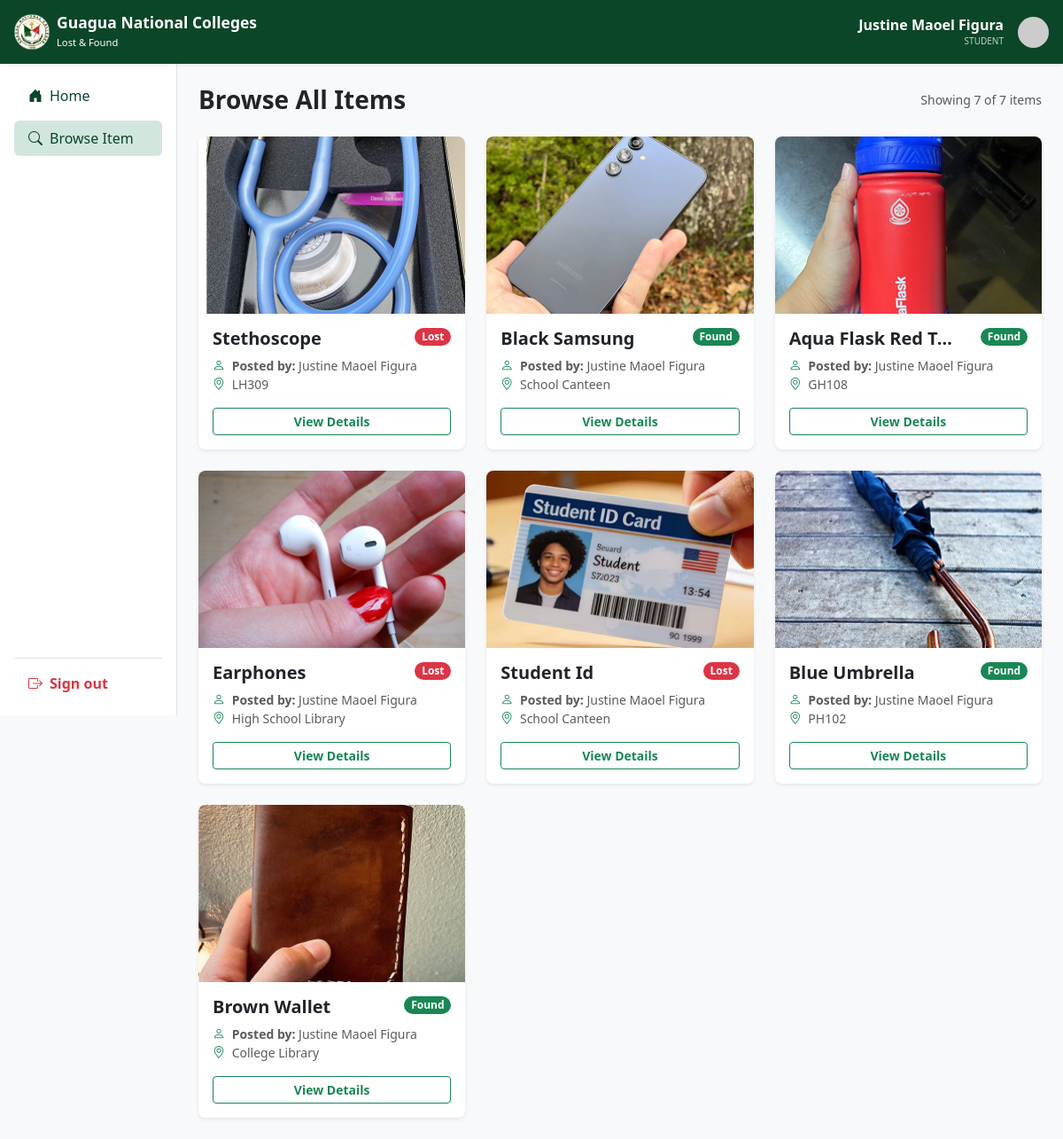
The page /browse-item.php (signed in) on the database its author committed.
### tables this page shows
CREATE TABLE `items` (
  `id` int(11) NOT NULL,
  `user_id` int(11) NOT NULL,
  `category_id` int(11) NOT NULL,
  `item_name` varchar(255) NOT NULL,
  `location_text` varchar(255) NOT NULL,
  `description` text NOT NULL,
  `notes` text DEFAULT NULL,
  `item_img` varchar(255) DEFAULT NULL,
  `time_last_seen` time DEFAULT NULL,
  `status` varchar(50) NOT NULL DEFAULT 'available',
  `post_type` enum('Lost','Found') NOT NULL,
  `upload_status` enum('approved','pending','rejected') DEFAULT 'pending',
  `item_resolved_status` enum('resolved','not resolved') DEFAULT 'not resolved',
  `contact_email` varchar(150) DEFAULT NULL,
  `contact_phone` varchar(50) NOT NULL,
  `contact_num` varchar(20) DEFAULT NULL,
  `date_reported` date NOT NULL,
  `created_at` timestamp NOT NULL DEFAULT current_timestamp(),
  `submitted_to_office` tinyint(1) DEFAULT 0
);

CREATE TABLE `users` (
  `id` int(11) NOT NULL,
  `first_name` varchar(100) NOT NULL,
  `last_name` varchar(100) NOT NULL,
  `email` varchar(150) NOT NULL,
  `password` varchar(255) DEFAULT NULL,
  `role` enum('student','faculty','staff','admin') NOT NULL
);

### browse-item.php (the view, shortened to what this page needs)
<?php
require_once __DIR__ . '/includes/db.php';
$fullName = trim(($_SESSION['first_name'] ?? 'User') . " " . ($_SESSION['last_name'] ?? ''));
$userRole = $_SESSION['role'] ?? 'student';
$isAdmin       = strtolower(trim($_SESSION['email'] ?? '')) === 'admin.lostandfound@gmail.com';
$dashboardLink = $isAdmin ? 'admin-dash.php' : 'user-dash.php';
$perPage     = 12;
$currentPage = max(1, (int)($_GET['page'] ?? 1));
$offset      = ($currentPage - 1) * $perPage;
$totalItems = (int)$pdo->query("SELECT COUNT(*) FROM items WHERE upload_status = 'approved'")->fetchColumn();
$stmt = $pdo->prepare("
    SELECT i.id, i.item_name, i.post_type, i.location_text, i.date_reported,
           i.description, i.item_img, i.submitted_to_office,
           i.contact_email, i.contact_num,
           c.category_name,
           u.first_name, u.last_name, u.role AS user_role, u.email AS user_email
    FROM items i
    LEFT JOIN categories c ON i.category_id = c.id
    LEFT JOIN users u      ON i.user_id = u.id
    WHERE i.upload_status = 'approved'
    ORDER BY i.created_at DESC
    LIMIT ? OFFSET ?
");
$stmt->execute([$perPage, $offset]);
$browse_items = $stmt->fetchAll(PDO::FETCH_ASSOC);
?>
<!DOCTYPE html>
<html lang="en">
<head>
    <link href="https://cdn.jsdelivr.net/npm/bootstrap@5.3.3/dist/css/bootstrap.min.css" rel="stylesheet">
    <link rel="stylesheet" href="https://cdn.jsdelivr.net/npm/bootstrap-icons@1.11.3/font/bootstrap-icons.min.css">
    <link rel="stylesheet" href="assets/css/browse-item.css">
</head>
<body class="bg-light">
<header class="navbar sticky-top flex-md-nowrap p-3 shadow-sm" style="background-color: #0b4628;">
    <div class="d-flex align-items-center">
        <a class="navbar-brand d-flex align-items-center text-white p-0" href="<?= $dashboardLink ?>">
            <img src="assets/images/GNC Logo.svg" alt="Logo" width="40" class="me-2">
            <div class="lh-1 d-none d-md-block">
                <span class="fw-bold d-block small">Guagua National Colleges</span>
                <small style="font-size: 0.7rem;">Lost &amp; Found</small>
            </div>
        </a>
    </div>
    <div class="text-white d-flex align-items-center">
        <div class="text-end me-3 d-none d-md-block lh-1">
            <div class="fw-bold mb-0 lh-1"><?= htmlspecialchars($fullName) ?></div>
            <small class="text-uppercase opacity-75" style="font-size: 10px;"><?= htmlspecialchars($userRole) ?></small>
        </div>
        <img id="nav-avatar"
             data-name="<?= urlencode($fullName) ?>"
             width="35" height="35" class="rounded-circle" alt="Avatar">
    </div>
</header>
<div class="container-fluid">
    <div class="row">
<div class="container-fluid">
    <div class="row">
        <nav class="col-md-3 col-lg-2 d-none d-md-flex flex-column bg-white border-end p-3"
             style="min-height: calc(100vh - 65px); position: sticky; top: 65px; height: calc(100vh - 65px);">
            <ul class="nav nav-pills flex-column flex-grow-1">
                <li class="nav-item mb-2">
                    <a href="<?= $dashboardLink ?>" class="nav-link d-flex align-items-center" style="color: #0b4628;">
                        <i class="bi bi-house-door-fill me-2"></i> Home
                    </a>
                </li>
                <li class="nav-item mb-2">
                    <a href="browse-item.php" class="nav-link d-flex align-items-center" style="background-color: #d1e7dd; color: #0b4628;">
                        <i class="bi bi-search me-2"></i> Browse Item
                    </a>
                </li>
            </ul>
            <ul class="nav nav-pills flex-column border-top pt-2 mt-2">
                <li class="nav-item">
                    <a href="auth/logout.php" class="nav-link text-danger d-flex align-items-center fw-semibold">
                        <i class="bi bi-box-arrow-right me-2"></i> Sign out
                    </a>
                </li>
            </ul>
        </nav>
        <main class="col-md-9 ms-sm-auto col-lg-10 px-md-4 py-4 min-vh-100">
            <div class="d-flex justify-content-between align-items-center mb-4">
                <h3 class="fw-bold mb-0">Browse All Items</h3>
                <small class="text-muted">
                    Showing <?= count($browse_items) ?> of <?= $totalItems ?> items
                </small>
            </div>
            <div class="row g-4">
                <?php if (!empty($browse_items)): ?>
                    <?php foreach ($browse_items as $item):
                        $img               = !empty($item['item_img']) ? "uploads/" . $item['item_img'] : "assets/images/placeholder-image.jpg";
                        $isFound           = strtolower($item['post_type']) === 'found';
                        $submittedToOffice = !empty($item['submitted_to_office']) ? 'true' : 'false';
                        $posterName        = htmlspecialchars($item['first_name'] . " " . $item['last_name']);
                        $contactEmail      = htmlspecialchars($item['contact_email'] ?: ($item['user_email'] ?? 'Not provided'));
                    ?>
                        <div class="col-md-6 col-xl-4">
                            <div class="card h-100 shadow-sm border-0 rounded-3 overflow-hidden">
                                <img loading="lazy"
                                     src="<?= $img ?>"
                                     class="card-img-top object-fit-cover"
                                     style="height: 200px;"
                                     alt="<?= htmlspecialchars($item['item_name']) ?>"
                                     onerror="this.src='assets/images/placeholder-image.jpg'">
                                <div class="card-body">
                                    <div class="d-flex justify-content-between align-items-start mb-2">
                                        <h5 class="fw-bold mb-0 text-truncate" style="max-width: 70%;">
                                            <?= htmlspecialchars($item['item_name']) ?>
                                        </h5>
                                        <span class="badge rounded-pill <?= $isFound ? 'bg-success' : 'bg-danger' ?>">
                                            <?= ucfirst($item['post_type']) ?>
                                        </span>
                                    </div>
                                    <p class="text-muted small mb-3">
                                        <i class="bi bi-person me-1 text-success"></i>
                                        <strong>Posted by:</strong> <?= $posterName ?><br>
                                        <i class="bi bi-geo-alt me-1 text-success"></i> <?= htmlspecialchars($item['location_text']) ?>
                                    </p>
                                    <button class="btn btn-outline-success w-100 btn-sm fw-bold"
                                        data-bs-toggle="modal"
                                        data-bs-target="#viewItemModal"
                                        data-name="<?= htmlspecialchars($item['item_name']) ?>"
                                        data-type="<?= $item['post_type'] ?>"
                                        data-category="<?= htmlspecialchars($item['category_name'] ?? 'General') ?>"
                                        data-location="<?= htmlspecialchars($item['location_text']) ?>"
                                        data-date="<?= date('M d, Y', strtotime($item['date_reported'])) ?>"
                                        data-time="<?= date('h:i A', strtotime($item['date_reported'])) ?>"
                                        data-desc="<?= htmlspecialchars($item['description']) ?>"
                                        data-img="<?= $img ?>"
                                        data-user="<?= $posterName ?>"
                                        data-role="<?= ucfirst($item['user_role'] ?? 'Student') ?>"
                                        data-email="<?= $contactEmail ?>"
                                        data-phone="<?= htmlspecialchars($item['contact_num'] ?? 'Not provided') ?>"
                                        data-submitted-to-office="<?= $submittedToOffice ?>">
                                        View Details
                                    </button>
                                </div>
                            </div>
                        </div>
                    <?php endforeach; ?>
                <?php endif; ?>
            </div>
        </main>
    </div>
</div>
</body>
</html>

### rows shown on the page
items: item_img (picture), item_name "Stethoscope", post_type "Lost", user.last_name "Justine Maoel Figura", location_text "LH309"
items: item_img (picture), item_name "Black Samsung", post_type "Found", user.last_name "Justine Maoel Figura", location_text "School Canteen"
items: item_img (picture), item_name "Aqua Flask Red T…", post_type "Found", user.last_name "Justine Maoel Figura", location_text "GH108"
items: item_img (picture), item_name "Earphones", post_type "Lost", user.last_name "Justine Maoel Figura", location_text "High School Library"
items: item_img (picture), item_name "Student Id", post_type "Lost", user.last_name "Justine Maoel Figura", location_text "School Canteen"
items: item_img (picture), item_name "Blue Umbrella", post_type "Found", user.last_name "Justine Maoel Figura", location_text "PH102"
items: item_img (picture), item_name "Brown Wallet", post_type "Found", user.last_name "Justine Maoel Figura", location_text "College Library"

### other values the page prints
$fullName "Justine Maoel Figura"
$userRole "STUDENT"
count($browse_items) "7"
$totalItems "7"
